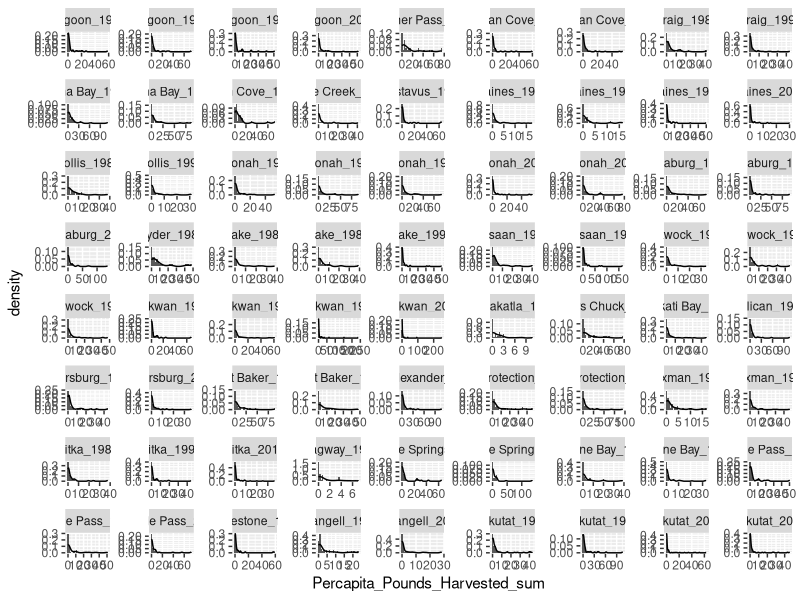
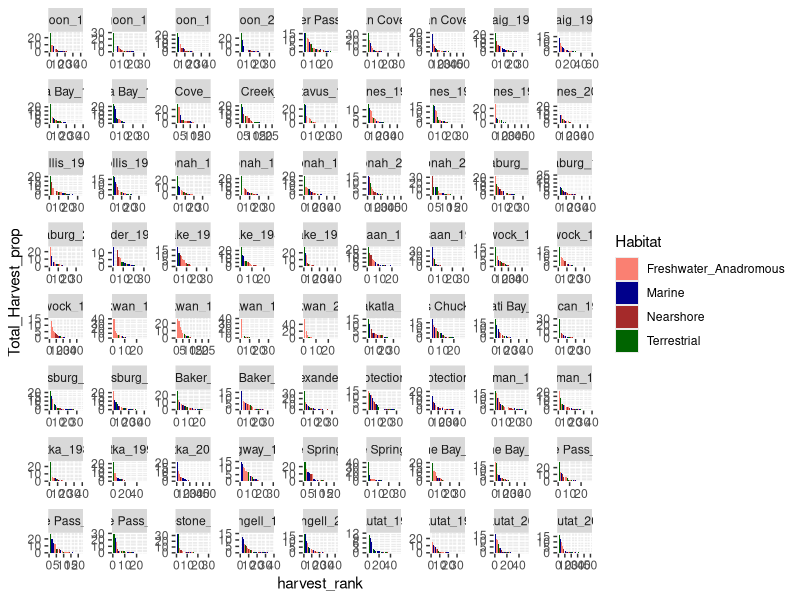
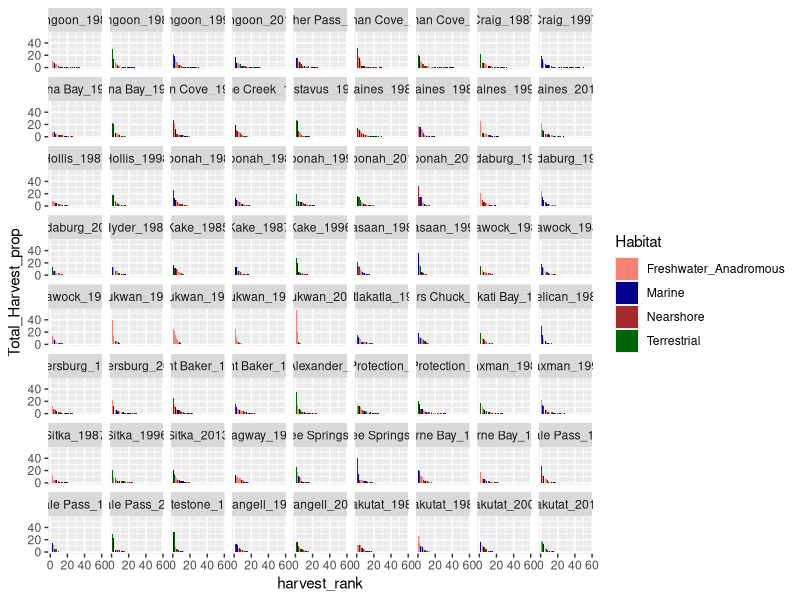
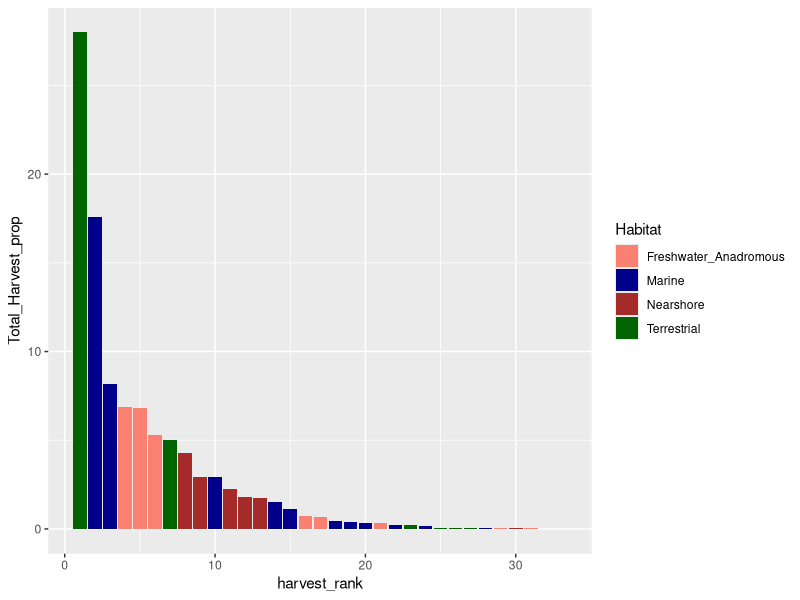
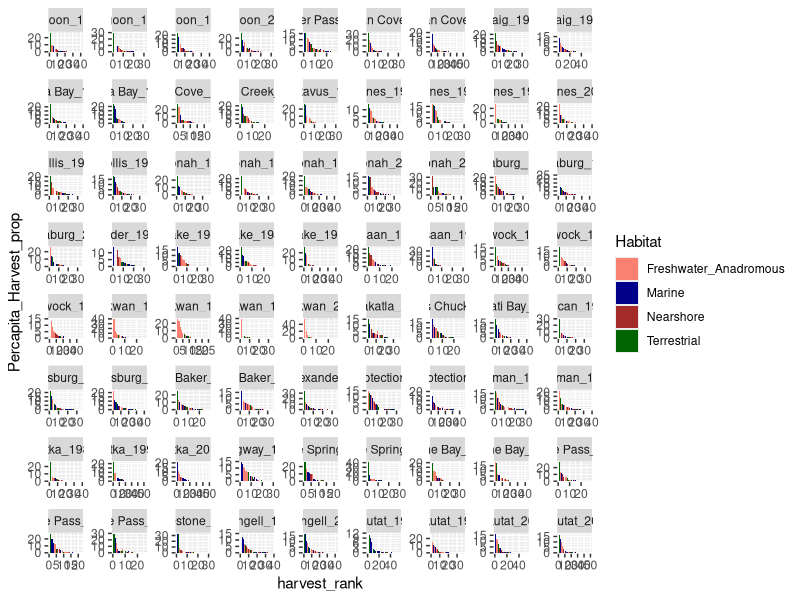
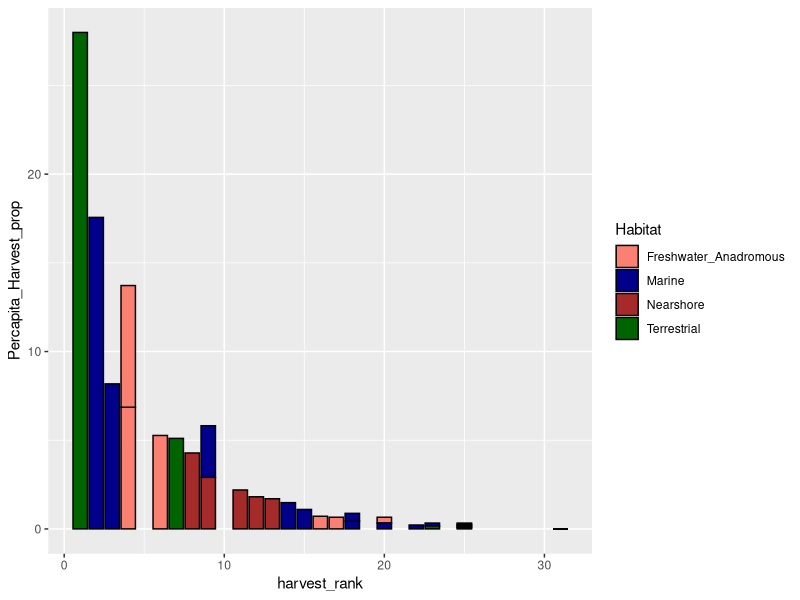
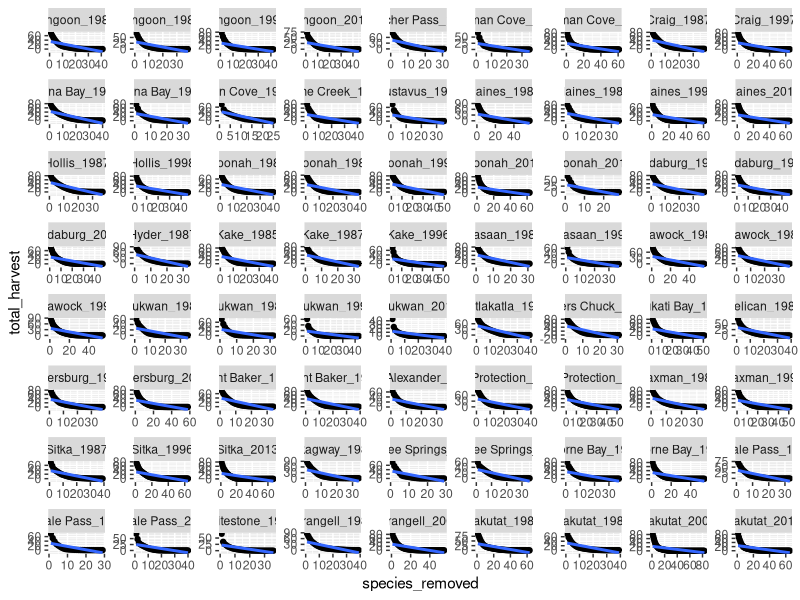
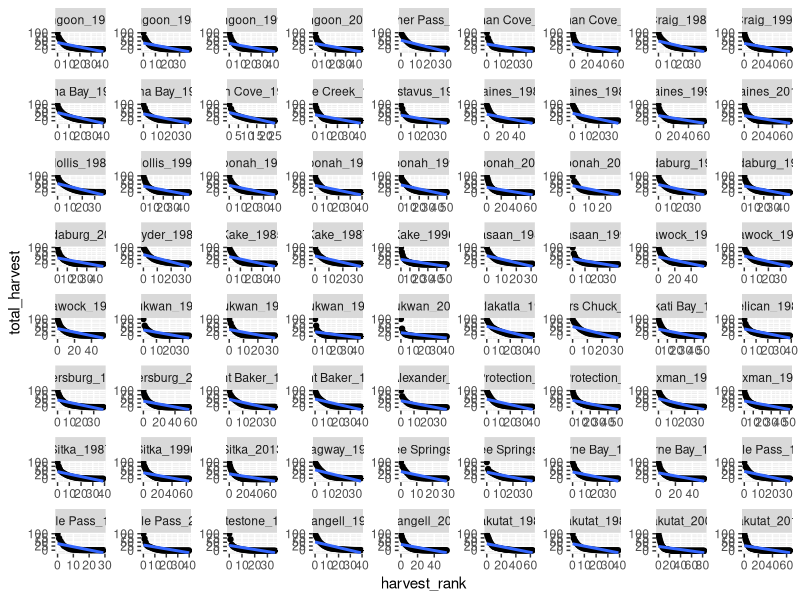

The R script that drew these images, in order:
##Harvest Proportion Rank Distribution

library(ggplot2)
library(tidyverse)
library(ggridges)

##import cleaned harvest data and trophic info that is comparable across all years
df <- read.csv("data/intermediate_data/comparable_harvest_df.csv")

ggplot(df, aes(x = Percapita_Pounds_Harvested_sum, y = after_stat(density), group = Site_Year_Code)) +
  geom_histogram()+
  geom_density() +
  facet_wrap(~Site_Year_Code, scale = "free")


test <- df %>%
  filter(Lowest_Common_Taxon_Name == "Walrus")
##Normalize percapita harvest and total harvest 
total_harvest <- df %>%
  select(Site_Year_Code, Estimated_Total_Pounds_Harvested_sum, Percapita_Pounds_Harvested_sum) %>%
  filter(Percapita_Pounds_Harvested_sum != 0) %>%
  group_by(Site_Year_Code) %>%
  summarise_at(vars(Estimated_Total_Pounds_Harvested_sum, Percapita_Pounds_Harvested_sum), list(total = sum))


df_2 <- df %>%
  left_join(total_harvest, by = "Site_Year_Code") %>%
  filter(!is.na(Estimated_Total_Pounds_Harvested_sum)) %>%
  filter(!is.na(Percapita_Pounds_Harvested_sum)) %>%
  mutate(Total_Harvest_prop = (Estimated_Total_Pounds_Harvested_sum/Estimated_Total_Pounds_Harvested_sum_total)*100) %>%
  mutate(Percapita_Harvest_prop = (Percapita_Pounds_Harvested_sum/Percapita_Pounds_Harvested_sum_total)*100) %>%
  mutate(Percapita_Harvest_prop_log = log(Percapita_Harvest_prop)) %>%
  mutate(Percapita_Harvest_prop_sqrt = sqrt(Percapita_Harvest_prop)) %>%
  mutate(Total_Harvest_prop_log = log(Total_Harvest_prop)) %>%
  mutate(Total_Harvest_prop_sqrt = sqrt(Total_Harvest_prop)) %>%
  group_by(Site_Year_Code) %>%
  mutate(Percapita_Harvest_prop_scale = scale(Percapita_Harvest_prop)) %>%
  mutate(Total_Harvest_prop_scale = scale(Total_Harvest_prop)) #%>%

##For each community/year, create rank # based on proportion of total harvest
##first for total harvest
total_harvest_rank <- df_2 %>%
  select(Site_Year_Code:Trophic_Category, Estimated_Total_Pounds_Harvested_sum, Total_Harvest_prop) %>%
  group_by(Site_Year_Code) %>%
  mutate(harvest_rank = rank(-Total_Harvest_prop, ties.method = "min")) #%>%
  #group_by(Site_Year_Code, harvest_rank) %>%
 # mutate(unique_identifier = letter()) %>%
  #mutate(harvest_rank = paste0(harvest_rank, "", unique_identifier)) %>%
  #select(-unique_identifier)
    
  

ggplot(total_harvest_rank, aes(x = harvest_rank, y= Total_Harvest_prop, fill = Habitat)) +
  geom_col() +
  scale_fill_manual(values = c("salmon", "darkblue", "brown", "darkgreen"))+
  facet_wrap(~Site_Year_Code, scale = "free")

ggplot(total_harvest_rank, aes(x = harvest_rank, y= Total_Harvest_prop, fill = Habitat)) +
  geom_col() +
  scale_fill_manual(values = c("salmon", "darkblue", "brown", "darkgreen"))+
  facet_wrap(~Site_Year_Code)


test <- total_harvest_rank %>%
  filter(Site_Year_Code == "Angoon_1984")

total_harvest_rank %>%
  filter(Site_Year_Code == "Angoon_2012") %>%
  ggplot(aes(x = harvest_rank, y = Total_Harvest_prop, fill = Habitat)) +
  geom_col() +
  scale_fill_manual(values = c("salmon", "darkblue", "brown", "darkgreen"))
  




##percapita harvest rank
percapita_harvest_rank <- df_2 %>%
  select(Site_Year_Code:Trophic_Category, Percapita_Pounds_Harvested_sum, Percapita_Harvest_prop) %>%
  group_by(Site_Year_Code) %>%
  mutate(harvest_rank = rank(-Percapita_Harvest_prop, ties.method = "min"))

ggplot(percapita_harvest_rank, aes(x = harvest_rank, y= Percapita_Harvest_prop, fill = Habitat)) +
  geom_col() +
  scale_fill_manual(values = c("salmon", "darkblue", "brown", "darkgreen"))+
  facet_wrap(~Site_Year_Code, scale = "free")


test <- percapita_harvest_rank %>%
  filter(Site_Year_Code == "Angoon_2012")

percapita_harvest_rank %>%
  filter(Site_Year_Code == "Angoon_2012") %>%
  ggplot(aes(x = harvest_rank, y = Percapita_Harvest_prop, fill = Habitat)) +
  geom_col(color = "black") +
  scale_fill_manual(values = c("salmon", "darkblue", "brown", "darkgreen"))

##Harvest Removal Experiment
results <- data.frame(
  community = character(),
  species_removed = integer(),
  total_harvest = numeric(),
  stringsAsFactors = FALSE
)
# Function to calculate total harvest after removing a particular species

calculate_total_harvest <- function(df, species_to_remove) {
  total_harvest <- sum(df$Total_Harvest_prop)
  removed_harvest <- df$Total_Harvest_prop[df$Lowest_Common_Taxon_Name %in% species_to_remove]
  remaining_harvest <- total_harvest - sum(removed_harvest)
  return(remaining_harvest)
}

# Iterate over each community
communities <- unique(total_harvest_rank$Site_Year_Code)

for (community in communities) {
  cat("Community:", community, "\n")
  
  # Extract harvest data for the current community
  community_data <- subset(total_harvest_rank, Site_Year_Code == community)
  
  # Sort the harvest data within the community from greatest to lowest harvest
  sorted_species <- unique(community_data$Lowest_Common_Taxon_Name[order(-community_data$Total_Harvest_prop)])
  
  # Initialize variables to store results for the current community
  species_removed <- 0
  remaining_harvest <- sum(community_data$Total_Harvest_prop)
  
  # Sequential removals of species and calculation of total harvest
  for (species in sorted_species) {
    remaining_harvest <- calculate_total_harvest(community_data, species)
    species_removed <- species_removed + 1
    # Store results for the current community
    results <- rbind(results, data.frame(community = community, species_removed = species_removed, total_harvest = remaining_harvest))
    community_data <- community_data[community_data$Lowest_Common_Taxon_Name != species, ]
  }
}



##Plot Species Removal experiment


ggplot(results, aes(x = species_removed, y = total_harvest, group = community)) +
  geom_point() +
  geom_smooth(method = "lm", se = FALSE) +
  #theme_classic() +
  facet_wrap(~community, scale = "free")
  

##trying to plot harvest distribution and results from removal experiment on same plot
##join dataframes together

results <- results %>%
  rename(Site_Year_Code = "community", harvest_rank = "species_removed")

total_harvest_prop <- results %>%
  select(Site_Year_Code) %>%
  distinct() %>%
  mutate(harvest_rank = 0) %>%
  mutate(total_harvest = 100)

results_2 <- rbind(results, total_harvest_prop)


ggplot(results_2, aes(x = harvest_rank, y = total_harvest, group = Site_Year_Code)) +
  geom_point() +
  geom_smooth(method = "lm", se = FALSE) +
  #theme_classic() +
  facet_wrap(~Site_Year_Code, scale = "free")

ggplot(results_2, aes(x = harvest_rank, y = total_harvest, group = Site_Year_Code, color = Site_Year_Code)) +
  geom_point() +
  geom_smooth( se = FALSE) #+
  #theme_classic() +
 # facet_wrap(~Site_Year_Code, scale = "free")

 
total_harvest_prop_2 <- total_harvest_prop %>%
  select(Site_Year_Code, harvest_rank) %>%
  mutate(Taxa_lvl1 = NA, Taxa_lvl2 = NA, Taxa_lvl3 = NA, Lowest_Common_Taxon_Name = NA, Scientific_Name = NA, Habitat = NA, Habitat_2 = NA, Trophic_Level = NA, Trophic_Category = NA, Estimated_Total_Pounds_Harvested_sum = NA, Total_Harvest_prop = 100) %>%
  select(Site_Year_Code, Taxa_lvl1:Total_Harvest_prop, harvest_rank)

total_harvest_rank_2 <- rbind(total_harvest_rank, total_harvest_prop_2)


total_harvest_rank_joined <- left_join(total_harvest_rank_2, results_2, by = c("Site_Year_Code", "harvest_rank"))

ggplot() +
  geom_col(data = total_harvest_rank_joined, aes(x = harvest_rank, y = Total_Harvest_prop, fill = Habitat)) +
  geom_smooth(data = total_harvest_rank_joined, aes(x = harvest_rank, y = total_harvest), method = "lm") +
  stat_smooth(data = total_harvest_rank_joined, aes(x = harvest_rank, y = total_harvest)) +
  xlim(0, 60)+
  facet_wrap(~Site_Year_Code) 

##partly looks so different because magnitude of harvest is so different...need to normalize this, also make sure removed via proportions


##Based on distribution of harvest proportions -- Whitestone 1996 predict would have faster rate of decline, Yakutat_1984 slower decline.. 
total_harvest_rank$harvest_rank <- as.numeric(total_harvest_rank$harvest_rank)
total_harvest_rank %>%
  filter(Site_Year_Code == "Whitestone_1996") %>%
  ggplot(aes(x = harvest_rank, y = Total_Harvest_prop, fill = Habitat)) +
  geom_col(color = "black") +
  geom_text(aes(label = Lowest_Common_Taxon_Name), hjust = -0.25, angle = 90, size = 5) + 
  scale_fill_manual(values = c("#FF9999", "#003366", "#CC9966", "#339933")) +
  ylim(0, 40) +
  ylab("Harvest Proportion") +
  xlab("Harvest Rank") +
    theme_classic() +
  theme(legend.position = "none", axis.text.x = element_text(size = 14), axis.text.y = element_text(size = 14), axis.title.x = element_text(size = 15), axis.title.y = element_text(size = 15))




results_2 %>%
  filter(Site_Year_Code == "Whitestone_1996") %>%
  ggplot(aes(x = harvest_rank, y = total_harvest)) +
  geom_point() +
  geom_smooth( se = FALSE) 
  

total_harvest_rank %>%
  filter(Site_Year_Code == "Yakutat_1984") %>%
  ggplot(aes(x = harvest_rank, y = Total_Harvest_prop, fill = Habitat)) +
  geom_col(color = "black") +
  geom_text(aes(label = Lowest_Common_Taxon_Name), hjust = -0.25, angle = 90, size = 4) + 
  scale_fill_manual(values = c("#FF9999", "#003366", "#CC9966", "#339933")) +
  ylim(0, 40) +
  ylab("Harvest Proportion") +
  xlab("Harvest Rank") +
  theme_classic()+
  theme(legend.position = "none", axis.text.x = element_text(size = 14), axis.text.y = element_text(size = 14), axis.title.x = element_text(size = 15), axis.title.y = element_text(size = 15))


results_2 %>%
  filter(Site_Year_Code == "Yakutat_1984") %>%
  ggplot(aes(x = harvest_rank, y = total_harvest)) +
  geom_point() +
  geom_smooth( se = FALSE) 

total_harvest_rank %>%
  filter(Site_Year_Code == "Port Protection_1987") %>%
  ggplot(aes(x = harvest_rank, y = Total_Harvest_prop, fill = Habitat)) +
  geom_col(color = "black") +
  geom_text(aes(label = Lowest_Common_Taxon_Name), hjust = -0.25, angle = 90, size = 3) + 
  scale_fill_manual(values = c("salmon", "darkblue", "brown", "darkgreen")) +
  ylim(0, 40)

results_2 %>%
  filter(Site_Year_Code == "Port Protection_1987") %>%
  ggplot(aes(x = harvest_rank, y = total_harvest)) +
  geom_point() +
  geom_smooth( se = FALSE) 

test <- results_2 %>%
  filter(Site_Year_Code %in% c("Yakutat_1984", "Whitestone_1996"))

ggplot(test, aes(x = harvest_rank, y = total_harvest, group = Site_Year_Code, color = Site_Year_Code)) +
  geom_point() +
  geom_line()+
 # geom_smooth( se = FALSE) +
  ylab("Total Harvest Proportion") +
  xlab("Number of Species Lost") +
  theme_classic()+
  theme(legend.position = "none", axis.text.x = element_text(size = 14), axis.text.y = element_text(size = 14), axis.title.x = element_text(size = 15), axis.title.y = element_text(size = 15))

  
##could also calculate like a rate of change per species loss, because even if these curves look similar, see much more rapid decline in whitestone